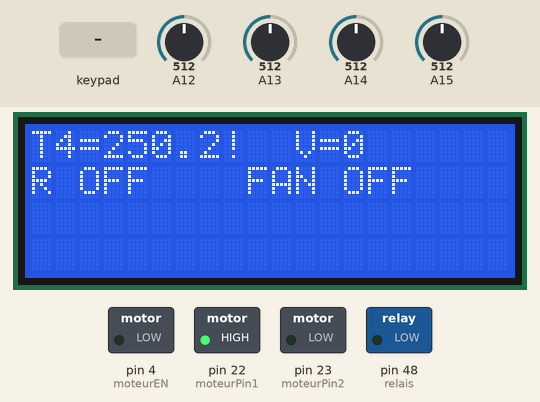
Simulated run of this sketch. Board: Arduino Mega 2560, built with avr-gcc and run on an emulated ATmega2560. Shown: 20×4 character LCD, switched loads named in the sketch (green lamp = pin HIGH). The test bench sets the inputs (shaded band); at power-on: A15 = 512, A12 = 512, A13 = 512, A14 = 512. What the sketch prints to the serial monitor is not drawn.

Above: at 1.2 s.
1.3 s: keypad keys 1 3 9 7 2 # pressed 0.484 s apart
At 3.4 s:
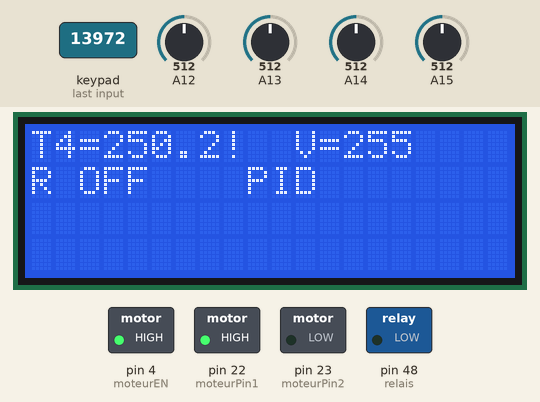
7.2 s: key '4' pressed
At 9.1 s:
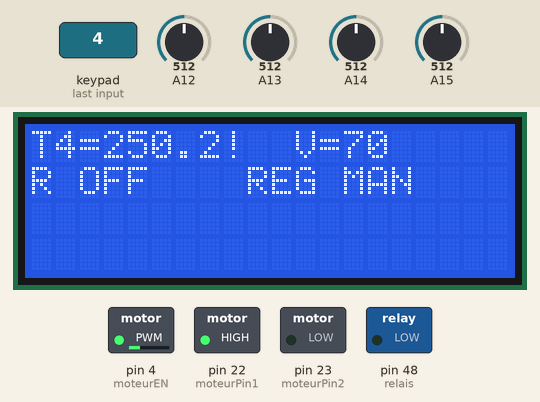
9.6 s: key '6' pressed
At 10.4 s:
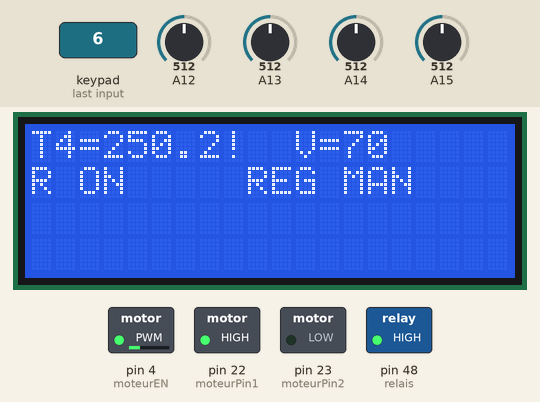
11.2 s: key '*' pressed
At 12.9 s:
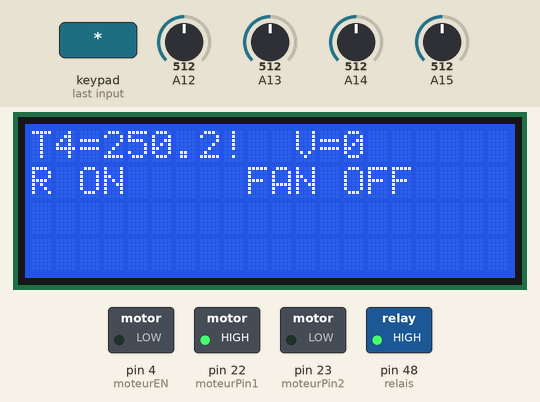
13.2 s: keypad keys 1 1 1 2 1 3 pressed 0.484 s apart
At 14.2 s:
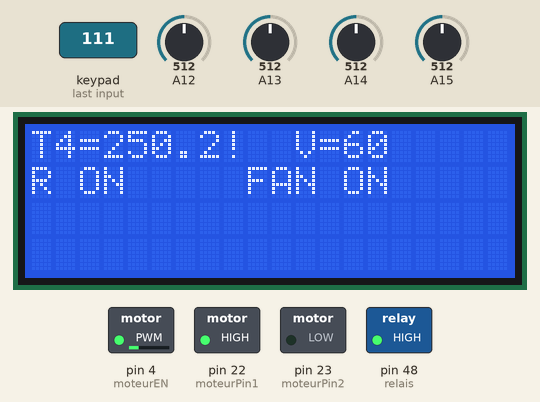
18.2 s: A15 set to 59
At 19.3 s:
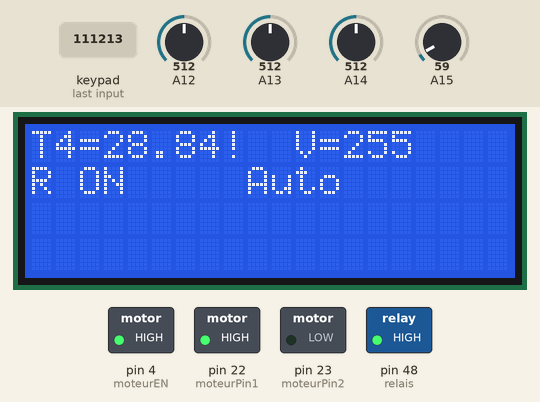
19.9 s: A15 set to 52
Timing chart, 0 to 22.9 s (numbered marks = the images above; inputs shaded):
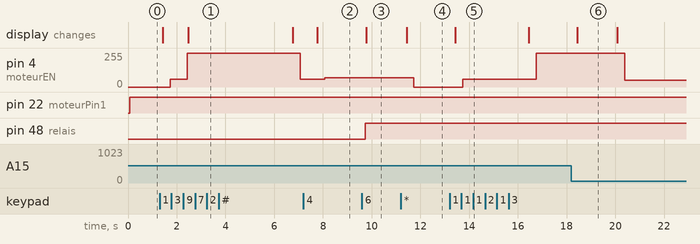

Measured:
- after the input at 1.3 s, pin 4 (moteurEN): 0/255 → 60/255 after 0.43 s, → 255/255 0.70 s later, → 60/255 4.6 s later; the display: first changes after 0.13 s (image 1 shows a later state)
- after the input at 7.2 s, pin 4 (moteurEN): 60/255 → 70/255 after 0.87 s; the display: changes after 0.57 s (image 2)
- after the input at 9.6 s, pin 48 (relais): LOW → HIGH after 0.14 s; the display: changes after 0.17 s (image 3)
- after the input at 11.2 s, pin 4 (moteurEN): 70/255 → 0/255 after 0.54 s; the display: changes after 0.23 s (image 4)
- after the input at 13.2 s, pin 4 (moteurEN): 0/255 → 60/255 after 0.53 s, → 255/255 3.0 s later; the display: changes after 0.23 s (image 5)
- after the input at 18.2 s, the display: changes after 0.23 s (image 6)
- after the input at 19.9 s, pin 4 (moteurEN): 255/255 → 50/255 after 0.48 s

The sketch:

asservissement_thermique.ino
```cpp
#include <LiquidCrystal_I2C.h>
#include <Keypad.h>
#include <String.h>
#include <Wire.h>
#include <PID_v1_bc.h>

LiquidCrystal_I2C lcd(0x27, 20, 4);   // LCD I2C 20x4

// Températures
float Temperature1 = 0.0f;  // Température1
float Temperature2 = 0.0f;
float Temperature3 = 0.0f;
float Temperature4 = 0.0f;

// États
int start  = 0;      // ventilateur allumé ou non
int pwm_v  = 0;      // Commande de la vitesse du ventilateur
int autom  = 1;      // régulation auto ou non
int prop   = 1;      // PID en cours ou non

// ===== PID =====
double Setpoint, Input, Output;
double Kp=3, Ki=5, Kd=0;
PID myPID(&Input, &Output, &Setpoint, Kp, Ki, Kd, REVERSE);

// ===== Strings pour l’affichage =====
String T1;
String T2;
String T3;
String T4;
String V = "V=0";
String Mode = "FAN OFF";
String R = "R OFF";
String E;

// ===== Broches =====
int relais      = 48;
int moteurPin1  = 22;
int moteurPin2  = 23;
int moteurEN    = 4;     // Pin4 PWM

// ===== Clavier matriciel 4x3 =====
const byte LIGNES   = 4;
const byte COLONNES = 3;
char keys[LIGNES][COLONNES] = {
  {'1','2','3'},
  {'4','5','6'},
  {'7','8','9'},
  {'*','0','#'}
};
byte rowPins[LIGNES]   = {7, 8, 9, 10};
byte colPins[COLONNES] = {11, 12, 13};
Keypad CLV = Keypad(makeKeymap(keys), rowPins, colPins, LIGNES, COLONNES);

// ------------------------------------------------------------------

void setup() {
  Serial.begin(9600);

  pinMode(relais, OUTPUT);
  pinMode(moteurPin1, OUTPUT);
  pinMode(moteurPin2, OUTPUT);
  pinMode(moteurEN, OUTPUT);

  // Transmission vers Excel (PLX-DAQ)
  Serial.println("CLEARDATA");
  Serial.println("LABEL, Date, Temps, Te1, Te2, Te3, Te4, pwm");

  // LCD
  lcd.init();
  lcd.backlight();

  Setpoint = 27;                 // consigne pour PID
  myPID.SetMode(AUTOMATIC);
}

// ------------------------------------------------------------------

void loop() {

  char key = CLV.getKey();
  if (key != NO_KEY) {
    Serial.println(key);

    if (key == '6') {                         // Rechauffeur ON
      digitalWrite(relais, HIGH);
      R = "R ON";
    }
    if (key == '9') {                         // Rechauffeur OFF
      digitalWrite(relais, LOW);
      R = "R OFF";
    }
  }

  // ===== Lecture capteurs (évolution sans régulation) =====
  int reading1 = analogRead(12);
  int reading2 = analogRead(13);
  int reading3 = analogRead(14);
  int reading4 = analogRead(15);

  // Conversion en °C
  Temperature1 = reading1 * (5.0 / 1023.0) * 100.0;
  Temperature2 = reading2 * (5.0 / 1023.0) * 100.0;
  Temperature3 = reading3 * (5.0 / 1023.0) * 100.0;
  Temperature4 = reading4 * (5.0 / 1023.0) * 100.0;

  if (Temperature4 > Setpoint) { E = "!"; }
  else { E = " "; }

  // Envoi vers Excel
  Serial.println((String)"DATA, DATE, TIME," +
                 Temperature1 + + "," + Temperature2 + "," +
                 Temperature3 + "," + Temperature4 + "," + pwm_v);

  // Préparation textes
  T1 = "T1=";
  T1 += Temperature1;
  T2 = "T2=";
  T2 += Temperature2;
  T3 = "T3=";
  T3 += Temperature3;
  T4 = "T4=";
  T4 += Temperature4;

  // ===== Pilotage moteur (sens) =====
  digitalWrite(moteurPin1, 1);
  digitalWrite(moteurPin2, 0);
  analogWrite(moteurEN, pwm_v);

  // ===== Commandes clavier =====
  if (key != NO_KEY) {

    if (key == '1') {                // Allumage ventilateur (mini)
      pwm_v = 60;
      start = 1;
      V = "V=";
      V += pwm_v;
      Mode = "FAN ON";
    }

    if (key == '*') {                // Extinction ventilateur
      pwm_v = 0;
      start = 0;
      V = "V=";
      V += pwm_v;
      Mode = "FAN OFF";
    }

    // Réglage manuel vitesse (+ / -)
    if (start == 1 && key == '4') {
      pwm_v += 10;
      if (pwm_v > 255) {pwm_v = 255;}
      Mode = "REG MAN";
      V = "V=";
      V += pwm_v;
    }
    if (start == 1 && key == '7') {
      pwm_v -= 10;
      if (pwm_v < 0) {pwm_v = 0;}
      Mode = "REG MAN";
      V = "V= ";
      V += pwm_v;
    }
}

    // ===== Régulation automatique simple =====
    if (start == 1 && key == '2') {autom = 0; }

    while (autom != 1) {

      // Nouvelles lectures
      int reading1 = analogRead(12);
      int reading2 = analogRead(13);
      int reading3 = analogRead(14);
      int reading4 = analogRead(15);

      Temperature1 = reading1 * (5.0 / 1023.0) * 100.0;
      Temperature2 = reading2 * (5.0 / 1023.0) * 100.0;
      Temperature3 = reading3 * (5.0 / 1023.0) * 100.0;
      Temperature4 = reading4 * (5.0 / 1023.0) * 100.0;

      if (Temperature4 > Setpoint) { E = "!"; }
      else { E = "-"; }

      Serial.println((String)"DATA, DATE, TIME," +
                     Temperature1 + + "," + Temperature2 + "," +
                     Temperature3 + "," + Temperature4 + "," + pwm_v);

      T1 = "T1=";
      T1 += Temperature1;
      T2 = "T2=";
      T2 += Temperature2;
      T3 = "T3=";
      T3 += Temperature3;
      T4 = "T4=";
      T4 += Temperature4;

    digitalWrite(moteurPin1, 1);
    digitalWrite(moteurPin2, 0);
    analogWrite(moteurEN, pwm_v);

      // Stratégie Auto très simple (seuils)
    char k = CLV.getKey();

    if (Temperature4 < Setpoint) {
      pwm_v = 50;
      V = "V=";
      V += pwm_v;
      Mode = "Auto";
      }

      if (Temperature4 > 32) {
        pwm_v = 255;
        V = "V=";
        V += pwm_v;
        Mode = "Auto";
      }

      // Affichage
      lcd.clear();
      lcd.setCursor(0,0);
      lcd.print(T4);
      lcd.setCursor(8,0);
      lcd.print(E);
      lcd.setCursor(0,1);
      lcd.print(R);
      lcd.setCursor(11,0);
      lcd.print(V);
      lcd.setCursor(9,1);
      lcd.print(Mode);
      delay(300);

      // Sortie de l’auto
      if (k == '0') { Mode = "Fin Reg"; pwm_v = 60; V = "V="; V += pwm_v; autom = 1; }
    }

    // ===== PID =====
    if (start == 1 && key == '3') { prop = 0; }
    while (prop != 1) {
      char k = CLV.getKey();

      // Lectures
      int reading1 = analogRead(12);
      int reading2 = analogRead(13);
      int reading3 = analogRead(14);
      int reading4 = analogRead(15);

      Temperature1 = reading1 * (5.0 / 1023.0) * 100.0;
      Temperature2 = reading2 * (5.0 / 1023.0) * 100.0;
      Temperature3 = reading3 * (5.0 / 1023.0) * 100.0;
      Temperature4 = reading4 * (5.0 / 1023.0) * 100.0;

      if (Temperature4 > Setpoint) { E = "!"; }
      else { E = " "; }

      Serial.println((String)"DATA, DATE, TIME," +
                     Temperature1 + + "," + Temperature2 + "," +
                     Temperature3 + "," + Temperature4 + "," + pwm_v);

      T1 = "T1=";
      T1 += Temperature1;
      T2 = "T2=";
      T2 += Temperature2;
      T3 = "T3=";
      T3 += Temperature3;
      T4 = "T4=";
      T4 += Temperature4;

      Mode  = "PID";
      Input = Temperature4;
      myPID.Compute();

      digitalWrite(moteurPin1, 1);
      digitalWrite(moteurPin2, 0);
      analogWrite(4, Output);

      pwm_v = Output;
      V = "V="; V += pwm_v;

      // Affichage
      lcd.clear();
      lcd.setCursor(0,0);
      lcd.print(T4);
      lcd.setCursor(8,0);
      lcd.print(E);
      lcd.setCursor(0,1);
      lcd.print(R);
      lcd.setCursor(11,0);
      lcd.print(V);
      lcd.setCursor(9,1);
      lcd.print(Mode);
      delay(300);

      if (k == '#') { Mode = "Fin PID"; pwm_v = 60; V = "V="; V += pwm_v; prop = 1; }
    }


  // ===== Affichage “idle” =====
      lcd.clear();
      lcd.setCursor(0,0);
      lcd.print(T4);
      lcd.setCursor(8,0);
      lcd.print(E);
      lcd.setCursor(0,1);
      lcd.print(R);
      lcd.setCursor(11,0);
      lcd.print(V);
      lcd.setCursor(9,1);
      lcd.print(Mode);
      delay(300);
}
```
